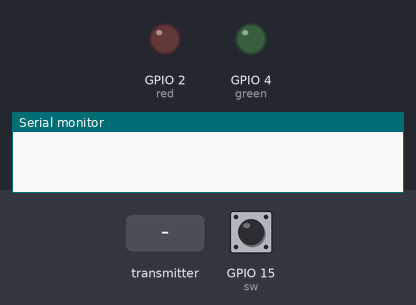
The sketch below on a simulated ESP32. Parts: output pins drawn as LEDs (lit = HIGH), the last lines printed to the serial monitor. The test bench sets the inputs (shaded band); at power-on: GPIO 15 (sw) HIGH.

Above: at 1.2 s.
1.3 s: the transmitter starts sending but_status = 0
At 2.5 s:
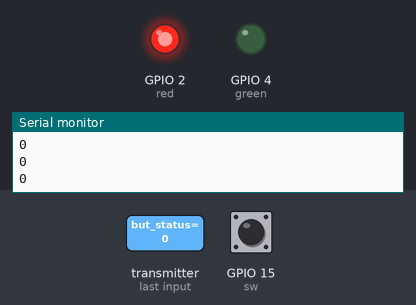
2.8 s: GPIO 15 (sw) pulled LOW for 0.15 s
Timing chart, 0 to 5.8 s (numbered marks = the images above; inputs shaded):
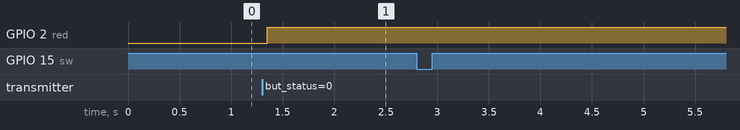

The sketch:

Broadcast_slave.ino
```cpp
#include <esp_now.h>
#include <WiFi.h>

#define sw 15
#define green 4
#define red 2

int send = 7; //this is the serial number of the buzzer

bool state = 1, message = 0;  // Flag to send data only once
uint8_t broadcastAddress[] = { 0xFF, 0xFF, 0xFF, 0xFF, 0xFF, 0xFF };
bool incomingLED_status;
uint32_t timer;

typedef struct struct_message {
  int but_status;
} struct_message;

struct_message incomingReadings;
esp_now_peer_info_t peerInfo;
esp_err_t result;

void setup() {
  // Init Serial Monitor
  Serial.begin(115200);
  pinMode(sw, INPUT_PULLUP);
  pinMode(red, OUTPUT);
  pinMode(green, OUTPUT);
  WiFi.mode(WIFI_STA);
  esp_now_init();
  esp_now_register_send_cb(OnDataSent);
  esp_now_register_recv_cb(OnDataRecv);
  memcpy(peerInfo.peer_addr, broadcastAddress, 6);
  peerInfo.channel = 0;
  peerInfo.encrypt = false;
  esp_now_add_peer(&peerInfo);
}

void loop() {
  if (!digitalRead(sw) && state) {
    Serial.println("Button Pressed!");
    result = esp_now_send(broadcastAddress, (uint8_t*)&send, sizeof(send));
    Serial.println(result == ESP_OK ? "Sent with success" : "Sending Failed");
    state = 0;
    timer = millis();
  }
  if (message) {
    message = 0;
    int x = incomingReadings.but_status;
    Serial.println(x);
    if (x == send * 10) {
      digitalWrite(green, 1);
      digitalWrite(red, 0);
    } else if (x == 0) {
      digitalWrite(green, 0);
      digitalWrite(red, 1);
    }
  }
  if (millis() - timer > 1000) state = 1;
}
```

callback.ino
```cpp
void OnDataSent(const uint8_t *mac_addr, esp_now_send_status_t status) {
  Serial.println(status == ESP_NOW_SEND_SUCCESS ? "Delivery Success" : "Delivery Fail");
}

void OnDataRecv(const uint8_t *mac, const uint8_t *incomingData, int len) {
  memcpy(&incomingReadings, incomingData, sizeof(incomingReadings));
  message = 1;
}
```

Measured:
- after the input at 1.3 s, GPIO 2 (red): LOW → HIGH after 0.05 s
